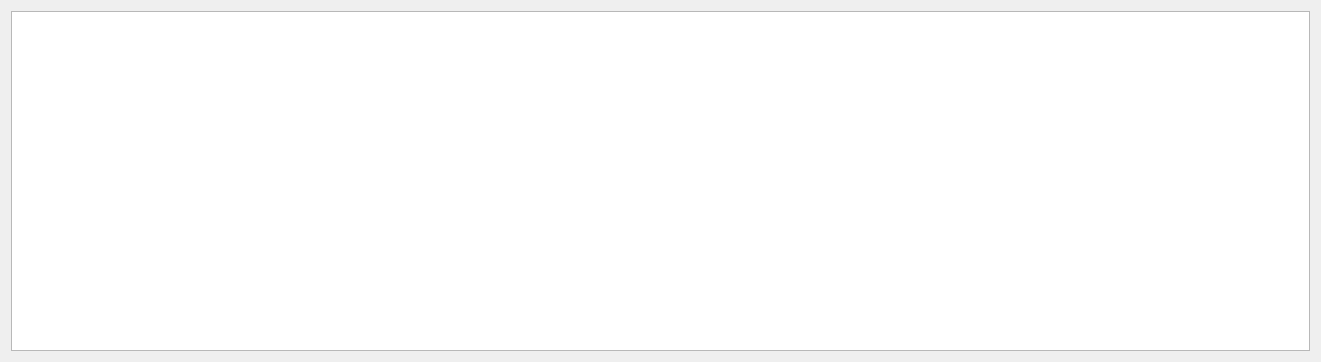
<?xml version="1.0" encoding="UTF-8"?>
<ui version="4.0">
 <class>ResponseHeaders</class>
 <widget class="QWidget" name="ResponseHeaders">
  <property name="geometry">
   <rect>
    <x>0</x>
    <y>0</y>
    <width>1321</width>
    <height>362</height>
   </rect>
  </property>
  <property name="windowTitle">
   <string>Form</string>
  </property>
  <layout class="QVBoxLayout" name="verticalLayout">
   <item>
    <widget class="QTableWidget" name="tableWidget"/>
   </item>
  </layout>
 </widget>
 <resources/>
 <connections/>
</ui>
